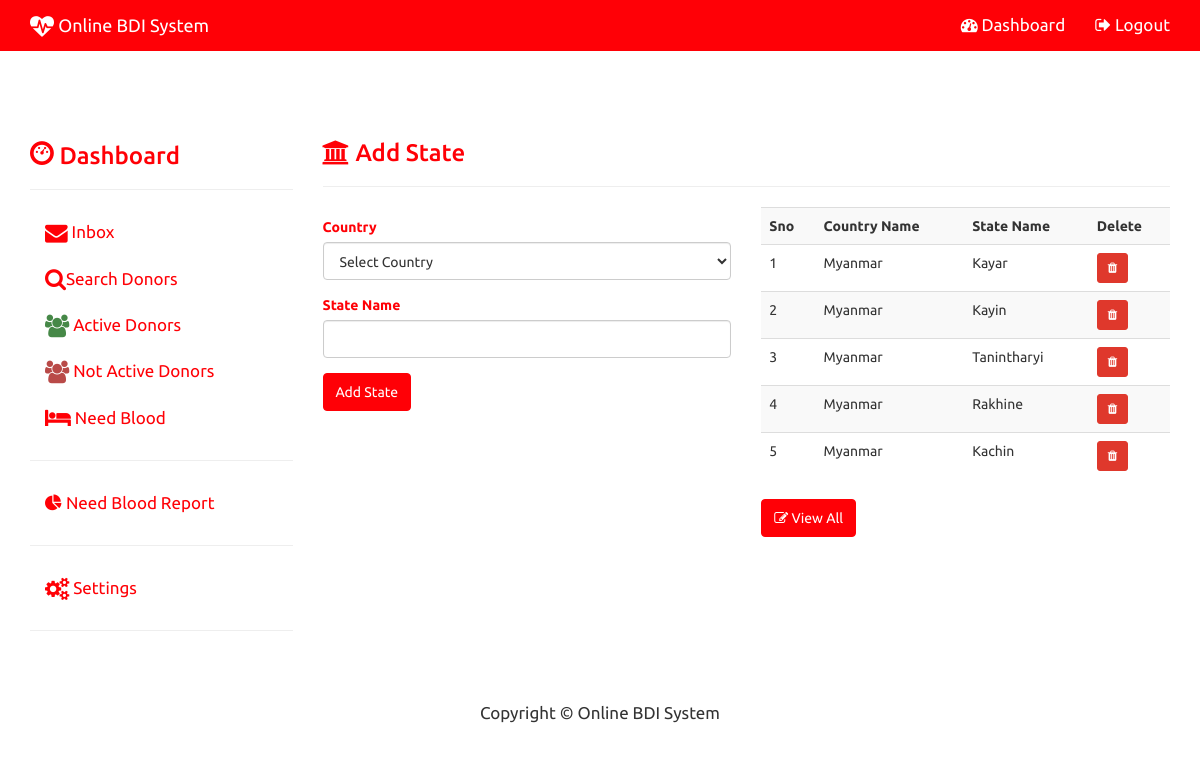
The app's page /admin_state.php (signed in) with its own data.
### tables this page shows
CREATE TABLE `state` (
  `STATE_ID` int(11) NOT NULL,
  `STATE_NAME` varchar(150) NOT NULL,
  `COUNTRY_ID` int(11) NOT NULL
);

CREATE TABLE `country` (
  `COUNTRY_ID` int(11) NOT NULL,
  `COUNTRY_NAME` varchar(150) NOT NULL
);

### admin_state.php (the view, shortened to what this page needs)
<?php
include("config.php");
?>
<!DOCTYPE html>
<html lang="en">
	<head>
			<?php include("admin_head.php");?>
	</head>
	<body>
<?php include("admin_topnav.php"); ?>
<div class="container"  style='margin-top:70px;'>
	<div class="row">
		<div class="col-sm-3">
			<?php include("admin_side_nav.php");?>
		</div>
		<div class="col-sm-9" >
			<h3 class='text-primary'><i class="fa fa-bank"></i> Add State </h3><hr>
			<div class="row">
				<div class="col-md-6">
					<form role="form" action="admin_state.php" method="post">
						  <div class="form-group">
								<label class="control-label text-primary" for="COUNTRY">Country</label>
                                <select name="COUNTRY" id="COUNTRY" required class="form-control">
								<option value="">Select Country</option>
								</select>
                          </div>
						<div class="form-group text-primary">
							<label for="state">State Name</label>
							<input id="state" required type="text" class="form-control" name="statename">
						</div>
						<div class="form-group">
							<input type="submit" class="btn btn-primary" name='state_submit' value="Add State">
						</div>
					</form>
				</div>
				<div class="col-md-6">
					<?php
						$sql="Select country.COUNTRY_NAME, state.STATE_NAME,state.STATE_ID
From state Inner Join
  country On state.COUNTRY_ID = country.COUNTRY_ID ORDER BY STATE_ID desc LIMIT 0,5 ";
						$result=$con->query($sql);
						if($result->num_rows>0)
						{
								echo "<table class='table table-striped' >";
									echo "<tr>
											<th>Sno</th>
											<th>Country Name</th>
											<th>State Name</th>
											<th>Delete</th>
										</tr>";
										$i=0;
										while($row=$result->fetch_assoc())
										{
											$i++;
											echo"<tr>";
												echo "<td>$i</td>";
												echo "<td>".$row["COUNTRY_NAME"]."</td>";
												echo "<td>".$row["STATE_NAME"]."</td>";
												echo "<td><a href='admin_del_state.php?id=".$row["STATE_ID"]."' class='btn btn-danger btn-sm'><i class='fa fa-trash'></i></a></td>";
											echo"</tr>";
										}
								echo "</table>";
						}
					?>
					<a href='admin_view_state.php' class='btn btn-primary'><i class='fa fa-edit'></i> View All</a>
				</div>
			</div>
		</div>
	</div>
</div>
	 <?php include("admin_footer.php"); ?>
	</body>
</html>

### css/modern-business.css (style rules this page uses)
html, body { height: 100%; }
body { padding-top: 50px; }
.navbar-default,.panel-heading,.btn-primary { background-color:#ff0006 !important; border-color:#ff0006 !important; }
.text-primary { color:#ff0006 !important; }

### records on screen
state: COUNTRY_ID.COUNTRY_NAME "Myanmar", STATE_NAME "Kayar"
state: COUNTRY_ID.COUNTRY_NAME "Myanmar", STATE_NAME "Kayin"
state: COUNTRY_ID.COUNTRY_NAME "Myanmar", STATE_NAME "Tanintharyi"
state: COUNTRY_ID.COUNTRY_NAME "Myanmar", STATE_NAME "Rakhine"
state: COUNTRY_ID.COUNTRY_NAME "Myanmar", STATE_NAME "Kachin"
